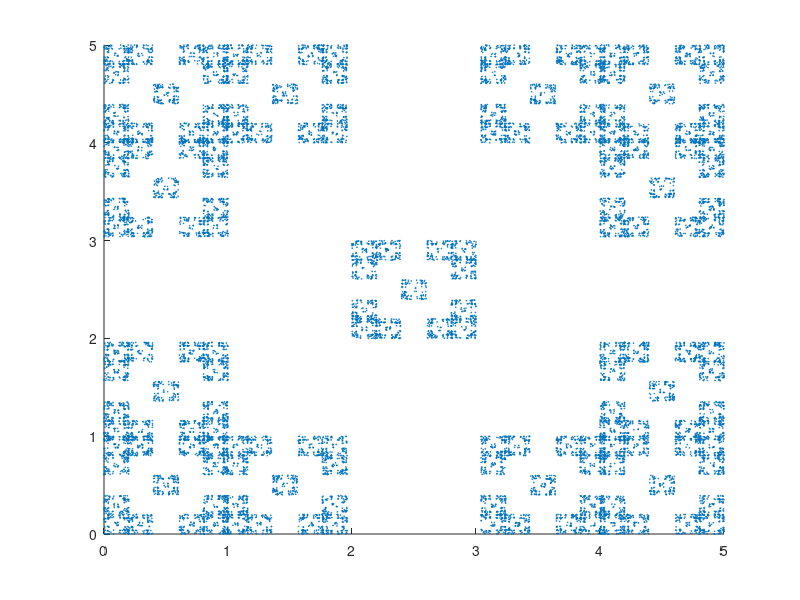

Source code (MATLAB):
function fractal_12()
a=4/5;
Num=20000;
hold on;
N=13;
x=0;
y=0;
Ax=[0,1.2,3.8,5,5,5,5,3.8,1.2,0,0,0,2.5];
Ay=[0,0,0,0,1.2,3.8,5,5,5,5,3.8,1.2,2.5];

for k=1:Num
    p = randi([1,N]);
    x = x*(1-a) + a*Ax(1,p);
    y = y*(1-a) + a*Ay(1,p);
    Bx(1,k) = x;
    By(1,k) = y;
end
scatter(Bx,By,0.4,'blue');